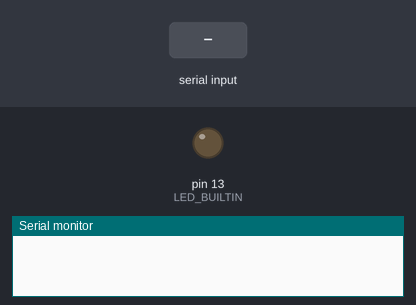
The sketch below on a simulated Arduino Uno, built with avr-gcc and run on an emulated ATmega328P. On the bench: output pins drawn as LEDs (lit = HIGH), the last lines printed to the serial monitor. The inputs (shaded band) are chosen by the test bench.

Above: at 1.2 s.
1.3 s: "1" received over Serial
At 2.4 s:
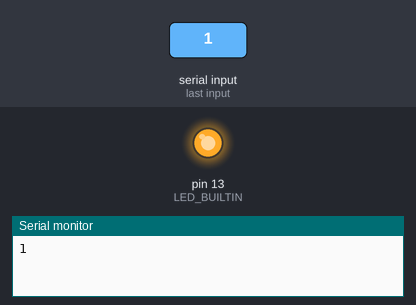
2.8 s: "0" received over Serial
At 3.5 s:
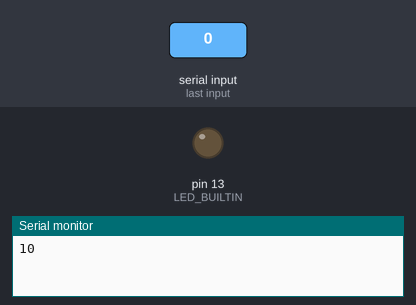
Timing chart, 0 to 5.8 s (numbered marks = the images above; inputs shaded):
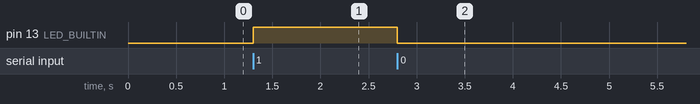

The sketch:

FIRBlinkArduino.ino
```cpp
// the setup function runs once when you press reset or power the board
void setup() {
  Serial.begin(9600);
  // initialize digital pin LED_BUILTIN as an output.
  pinMode(LED_BUILTIN, OUTPUT);
}

// the loop function runs over and over again forever
void loop() {
  if (Serial.available()){
    char ch = Serial.read();
    if (ch == '1') {
      digitalWrite(LED_BUILTIN, HIGH);   // turn the LED on (HIGH is the voltage level)
    } else if (ch == '0') {
      digitalWrite(LED_BUILTIN, LOW);    // turn the LED off by making the voltage LOW
    }
    Serial.print(ch);
  }
//    digitalWrite(LED_BUILTIN, HIGH);   // turn the LED on (HIGH is the voltage level)
//    delay(500);
//    digitalWrite(LED_BUILTIN, LOW);    // turn the LED off by making the voltage LOW
//    delay(500);
}
```

Measured:
- after the input at 1.3 s, pin 13 (LED_BUILTIN): LOW → HIGH at once
- after the input at 2.8 s, pin 13 (LED_BUILTIN): HIGH → LOW at once
